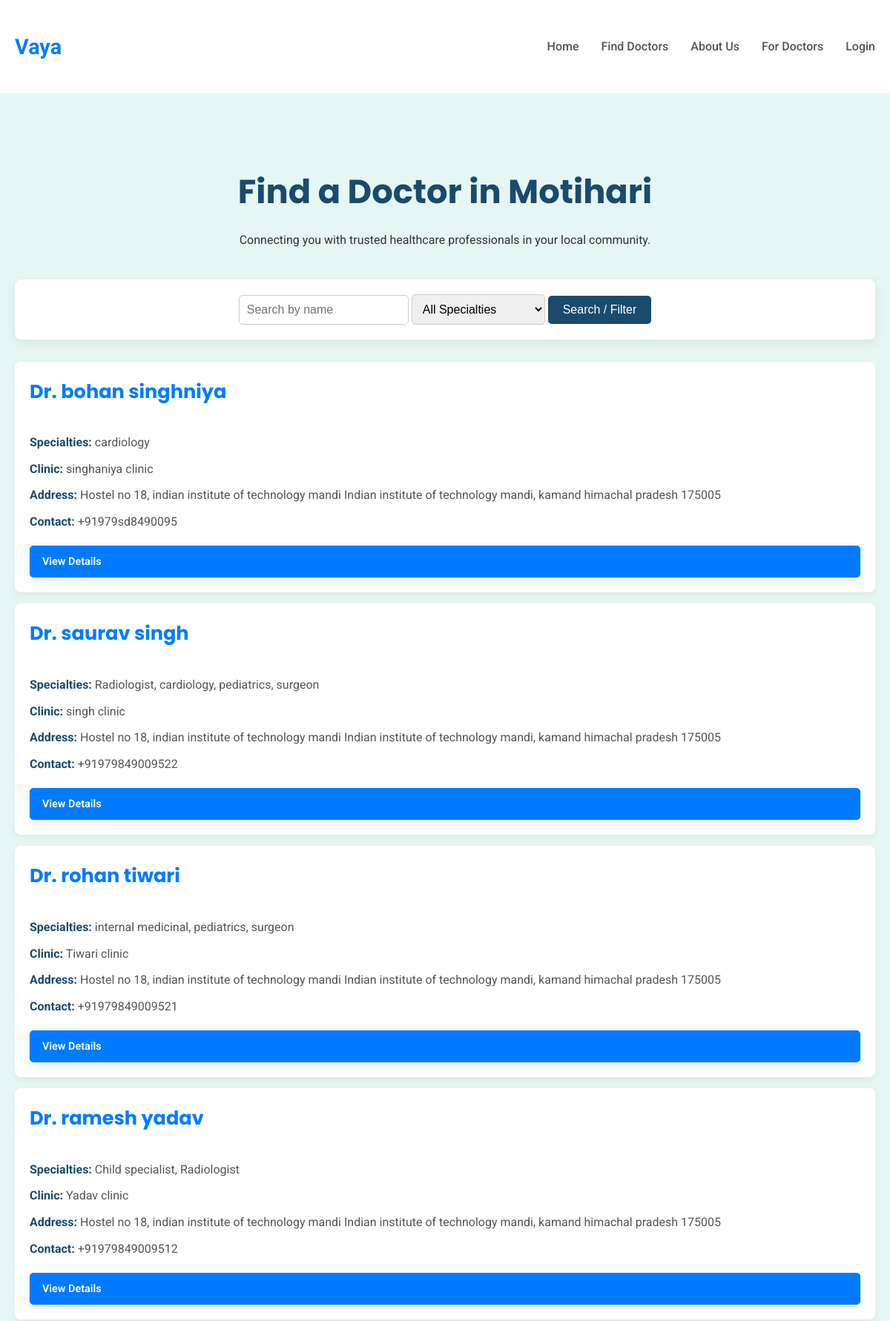
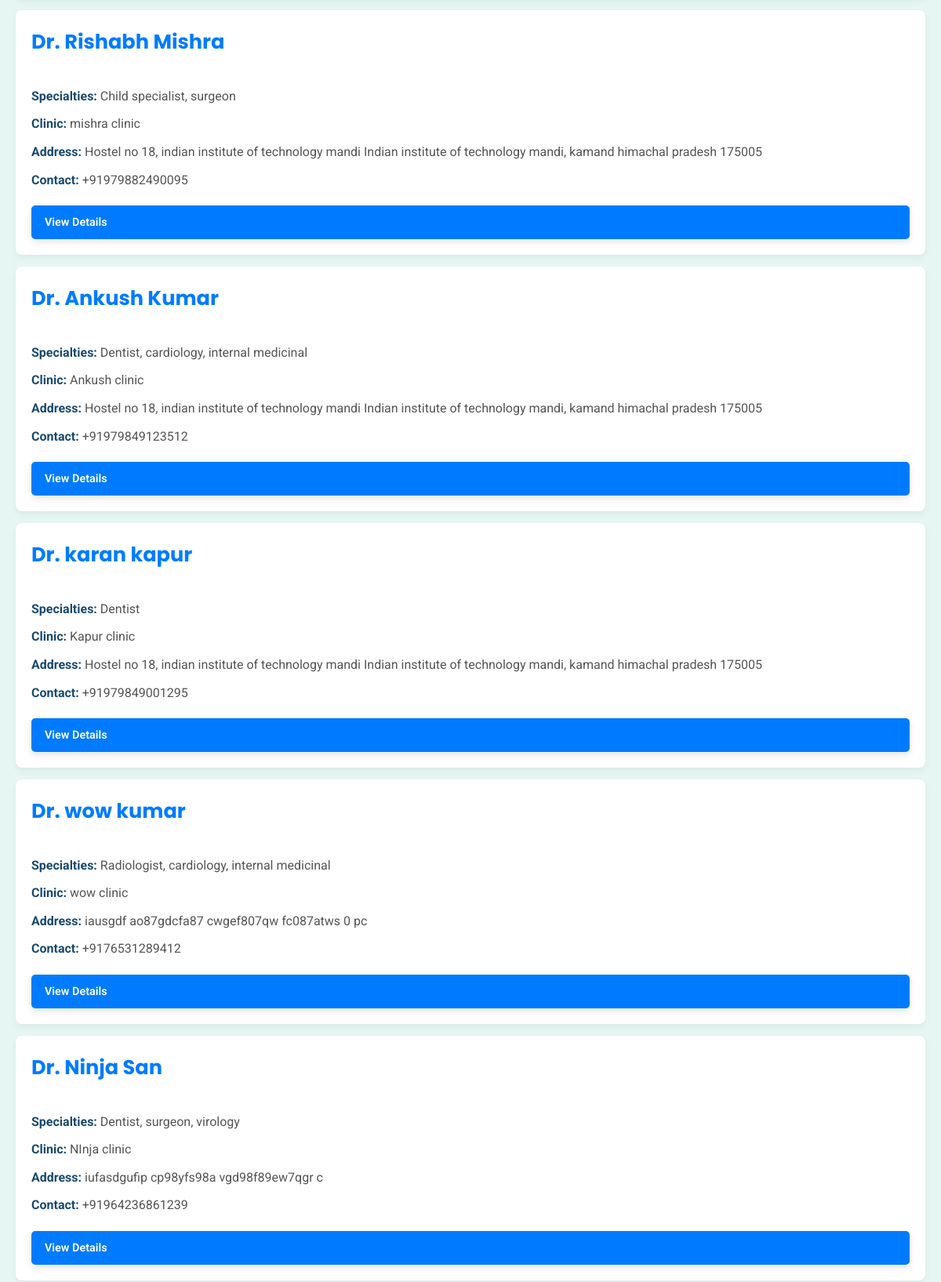
The app's page /doctors/ (upper part) with its own data (2 pictures, top to bottom).
### doctors/models.py (models this page shows, shortened)
class Doctor(models.Model):
    user = models.OneToOneField(settings.AUTH_USER_MODEL, on_delete=models.CASCADE, related_name='doctor_login_profile', null=True, blank=True)
    clinic_name = models.CharField(max_length=200)
    clinic_address = models.TextField()
    full_name = models.CharField(max_length=255)
    contact_email = models.EmailField(unique=True, default='')
    contact_phone = models.CharField(max_length=15, unique=True)
    qualifications = models.TextField(blank=True, null=True)
    specialties = models.ManyToManyField(Specialty, related_name='doctors')
    is_approved = models.BooleanField(default=False)
    created_at = models.DateTimeField(auto_now_add=True)
    DAYS_OF_WEEK_CHOICES = (
        ('Monday', 'Monday'),
        ('Tuesday', 'Tuesday'),
        ('Wednesday', 'Wednesday'),
        ('Thursday', 'Thursday'),
        ('Friday', 'Friday'),
        ('Saturday', 'Saturday'),
        ('Sunday', 'Sunday'),
    )
    working_days = models.CharField(max_length=100, blank=True, null=True, help_text="Comma-separated list of working days (e.g., Monday,Tuesday,Friday)")
    start_time = models.TimeField(blank=True, null=True)
    end_time = models.TimeField(blank=True, null=True)

class Specialty(models.Model):
    name = models.CharField(max_length=100, unique=True)
    class Meta:
        verbose_name_plural = "Specialties"
        ordering = ['name']

### doctors/views.py (the view)
# urls.py: path('', views.doctor_list, name='doctor_list'),
def doctor_list(request):
    doctors = Doctor.objects.filter(is_approved=True)
    query = request.GET.get('q')
    specialty_name = request.GET.get('specialty')
    if query:
        doctors = doctors.filter(
            Q(full_name__icontains=query) |
            Q(clinic_name__icontains=query)
        )
    if specialty_name and specialty_name != 'All Specialties':
        doctors = doctors.filter(specialties__name__iexact=specialty_name)
    doctors = doctors.prefetch_related('specialties').distinct()
    specialties = Specialty.objects.all().order_by('name')
    context = {
        'doctors': doctors,
        'specialties': specialties,
        'current_query': query,
        'current_specialty': specialty_name,
    }
    return render(request, 'doctors/doctor_list.html', context)

### templates/doctors/doctor_list.html (shortened to what this page needs)
{% extends 'base.html' %}
{% block content %}
    <section class="doctor-list-section">
        <div class="container">
            <div class="list-header">
                <h1>Find a Doctor in Motihari</h1>
                <p>Connecting you with trusted healthcare professionals in your local community.</p>
            </div>
            <div class="search-filter">
                <form method="GET" action="{% url 'doctor_list' %}">
                    <input type="text" name="q" placeholder="Search by name" value="{{ current_query|default_if_none:'' }}">
                    <select name="specialty">
                        <option value="">All Specialties</option>
                    </select>
                    <button type="submit">Search / Filter</button>
                </form>
            </div>
            {% if doctors %}
                {% for doctor in doctors %}
                    <div class="doctor-card">
                        <h3>Dr. {{ doctor.full_name }}</h3>
                        <p><strong>Specialties:</strong>
                            {% for specialty in doctor.specialties.all %}
                                {{ specialty.name }}{% if not forloop.last %}, {% endif %}
                            {% empty %}
                                N/A
                            {% endfor %}
                        </p>
                        <p><strong>Clinic:</strong> {{ doctor.clinic_name }}</p>
                        <p><strong>Address:</strong> {{ doctor.clinic_address }}</p>
                        <p><strong>Contact:</strong> {{ doctor.contact_phone }}</p>
                        <a href="{% url 'doctor_detail' doctor.id %}" class="btn-primary" style="padding: 8px 15px; margin-top: 10px; font-size: 0.9em;">View Details</a>
                    </div>
                {% endfor %}
            {% else %}
                <p class="no-doctors">No doctors found matching your criteria.</p>
            {% endif %}
        </div>
    </section>
{% endblock %}

### templates/base.html (style rules this page uses)
body { margin: 0; font-family: 'Roboto', sans-serif; line-height: 1.6; color: #333; background-color: #f8fcfb; display: flex; flex-direction: column; min-height: 100vh; }
h1, h2, h3 { font-family: 'Poppins', sans-serif; color: #1a4a6e; }
.container { max-width: 1200px; margin: 0 auto; padding: 20px; }
.btn-primary { background-color: #007bff; color: #fff; border: 2px solid #007bff; display: inline-block; padding: 15px 30px; border-radius: 50px; text-decoration: none; font-weight: 600; transition: background-color 0.3s ease, color 0.3s ease, transform 0.2s ease; box-shadow: 0 4px 10px rgba(0,0,0,0.1); }

### templates/doctors/doctor_list.html (style rules this page uses)
.doctor-list-section { padding: 40px 0; background-color: #e6f6f2; flex-grow: 1; }
.list-header { text-align: center; margin-bottom: 40px; }
.list-header h1 { font-size: 2.8em; margin-bottom: 10px; }
.search-filter { margin-bottom: 30px; background-color: #fff; padding: 20px; border-radius: 8px; box-shadow: 0 4px 15px rgba(0,0,0,0.08); display: flex; flex-wrap: wrap; gap: 15px; justify-content: center; align-items: center; }
.search-filter input, .search-filter select { padding: 10px; border: 1px solid #ccc; border-radius: 5px; font-size: 1em; min-width: 180px; }
.search-filter button { background-color: #1a4a6e; color: #fff; padding: 10px 20px; border: none; border-radius: 5px; font-size: 1em; cursor: pointer; transition: background-color 0.3s ease; }
.doctor-card { background-color: #fff; padding: 20px; margin-bottom: 15px; border-radius: 8px; box-shadow: 0 4px 10px rgba(0,0,0,0.05); display: flex; flex-direction: column; gap: 10px; }
.doctor-card h3 { margin-top: 0; color: #007bff; font-size: 1.6em; }
.doctor-card p { margin: 0; color: #555; }
.doctor-card strong { color: #1a4a6e; }
.doctor-card a { display: inline-block; margin-top: 10px; padding: 8px 15px; background-color: #007bff; color: #fff; text-decoration: none; border-radius: 5px; transition: background-color 0.3s ease; }

### records on screen
Doctor: full_name "bohan singhniya", clinic_name "singhaniya clinic", clinic_address "Hostel no 18, indian institute of technology mandi Indian institute of technology mandi, kamand himachal pradesh 175005", contact_phone "+91979sd8490095"
Specialty: name "cardiology"
Doctor: full_name "saurav singh", clinic_name "singh clinic", clinic_address "Hostel no 18, indian institute of technology mandi Indian institute of technology mandi, kamand himachal pradesh 175005", contact_phone "+91979849009522"
Specialty: name "Radiologist"
Specialty: name "pediatrics"
Specialty: name "surgeon"
Doctor: full_name "rohan tiwari", clinic_name "Tiwari clinic", clinic_address "Hostel no 18, indian institute of technology mandi Indian institute of technology mandi, kamand himachal pradesh 175005", contact_phone "+91979849009521"
Specialty: name "internal medicinal"
Doctor: full_name "ramesh yadav", clinic_name "Yadav clinic", clinic_address "Hostel no 18, indian institute of technology mandi Indian institute of technology mandi, kamand himachal pradesh 175005", contact_phone "+91979849009512"
Specialty: name "Child specialist"
Doctor: full_name "Rishabh Mishra", clinic_name "mishra clinic", clinic_address "Hostel no 18, indian institute of technology mandi Indian institute of technology mandi, kamand himachal pradesh 175005", contact_phone "+91979882490095"
Doctor: full_name "Ankush Kumar", clinic_name "Ankush clinic", clinic_address "Hostel no 18, indian institute of technology mandi Indian institute of technology mandi, kamand himachal pradesh 175005", contact_phone "+91979849123512"
Specialty: name "Dentist"
Doctor: full_name "karan kapur", clinic_name "Kapur clinic", clinic_address "Hostel no 18, indian institute of technology mandi Indian institute of technology mandi, kamand himachal pradesh 175005", contact_phone "+91979849001295"
Doctor: full_name "wow kumar", clinic_name "wow clinic", clinic_address "iausgdf ao87gdcfa87 cwgef807qw fc087atws 0 pc", contact_phone "+9176531289412"
Doctor: full_name "Ninja San", clinic_name "NInja clinic", clinic_address "iufasdgufip cp98yfs98a vgd98f89ew7qgr c", contact_phone "+91964236861239"
Specialty: name "virology"
